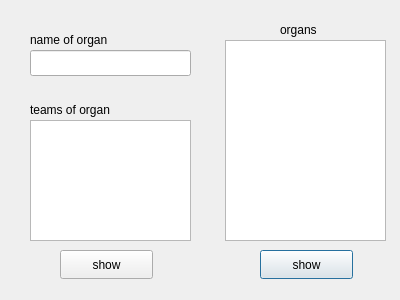
<?xml version="1.0" encoding="UTF-8"?>
<ui version="4.0">
 <class>Dialog_show_teams_of_organ</class>
 <widget class="QDialog" name="Dialog_show_teams_of_organ">
  <property name="geometry">
   <rect>
    <x>0</x>
    <y>0</y>
    <width>400</width>
    <height>300</height>
   </rect>
  </property>
  <property name="windowTitle">
   <string>Dialog</string>
  </property>
  <widget class="QListWidget" name="list_organs">
   <property name="geometry">
    <rect>
     <x>225</x>
     <y>40</y>
     <width>161</width>
     <height>201</height>
    </rect>
   </property>
  </widget>
  <widget class="QPushButton" name="show_btn">
   <property name="geometry">
    <rect>
     <x>260</x>
     <y>250</y>
     <width>93</width>
     <height>29</height>
    </rect>
   </property>
   <property name="text">
    <string>show</string>
   </property>
  </widget>
  <widget class="QLineEdit" name="name_of_organ_input">
   <property name="geometry">
    <rect>
     <x>30</x>
     <y>50</y>
     <width>161</width>
     <height>26</height>
    </rect>
   </property>
  </widget>
  <widget class="QLabel" name="label">
   <property name="geometry">
    <rect>
     <x>30</x>
     <y>30</y>
     <width>121</width>
     <height>20</height>
    </rect>
   </property>
   <property name="text">
    <string>name of organ</string>
   </property>
  </widget>
  <widget class="QListWidget" name="list_name_of_teams">
   <property name="geometry">
    <rect>
     <x>30</x>
     <y>120</y>
     <width>161</width>
     <height>121</height>
    </rect>
   </property>
  </widget>
  <widget class="QLabel" name="label_2">
   <property name="geometry">
    <rect>
     <x>30</x>
     <y>100</y>
     <width>111</width>
     <height>20</height>
    </rect>
   </property>
   <property name="text">
    <string>teams of organ</string>
   </property>
  </widget>
  <widget class="QPushButton" name="pushButton">
   <property name="geometry">
    <rect>
     <x>60</x>
     <y>250</y>
     <width>93</width>
     <height>29</height>
    </rect>
   </property>
   <property name="text">
    <string>show</string>
   </property>
  </widget>
  <widget class="QLabel" name="label_3">
   <property name="geometry">
    <rect>
     <x>280</x>
     <y>20</y>
     <width>63</width>
     <height>20</height>
    </rect>
   </property>
   <property name="text">
    <string>organs</string>
   </property>
  </widget>
 </widget>
 <resources/>
 <connections/>
</ui>
